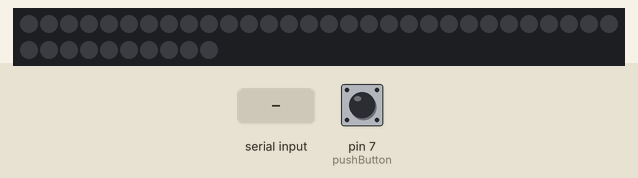
Simulated run of this sketch. Board: Arduino Uno, built with avr-gcc and run on an emulated ATmega328P. Shown: 40 RGB LEDs in strip order, left to right, continuing on the next row. The test bench sets the inputs (shaded band); at power-on: pin 7 (pushButton) LOW. Dim RGB values are drawn brighter than linear.

Above: at 1.2 s.
1.3 s: "90;45;200;10;150;30\n" received over Serial
At 2.05 s:
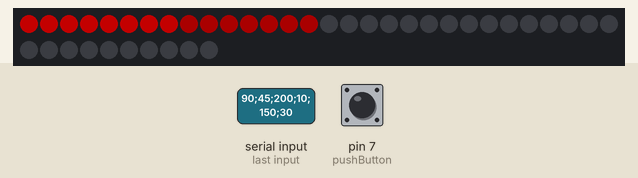
At 3.0 s:
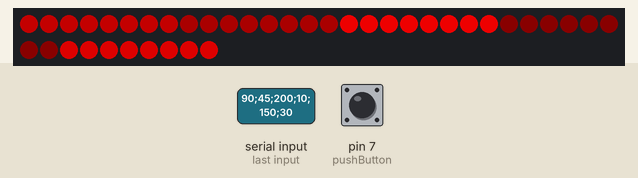
6.4 s: "0\n" received over Serial
At 9.2 s:
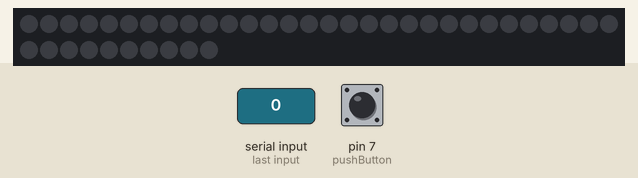
Timing chart, 0 to 10.7 s (numbered marks = the images above; inputs shaded):
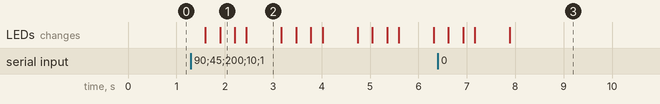

The sketch:

DigitalReadSerial.ino
```cpp
#include <Adafruit_NeoPixel.h>
#ifdef __AVR__
  #include <avr/power.h>
#endif
#define NEOPIXEL_PIN 13
#define NUMPIXELS 40

Adafruit_NeoPixel pixels(NUMPIXELS, NEOPIXEL_PIN, NEO_GRB + NEO_KHZ800);
#define DELAYVAL 20

const int BUFFER_SIZE = 100;
char buf[BUFFER_SIZE];
// digital pin 2 has a pushbutton attached to it. Give it a name:
int pushButton = 7;
int incomingByte = 0;

String part01;
String part02;
String part03;
String part04;
String part05;

String part01_r;
String part01_g;
String part01_b;

String part02_r;
String part02_g;
String part02_b;

String part03_r;
String part03_g;
String part03_b;

String part04_r;
String part04_g;
String part04_b;

String part05_r;
String part05_g;
String part05_b;

int r1, g1, b1, r2, g2, b2, r3, g3, b3, r4, g4, b4, r5, g5, b5;

//helper function to extract rgb value out of the string
String getValue(String data, char separator, int index) {
  int found = 0;
  int strIndex[] = {0, -1};
  int maxIndex = data.length()-1;

  for (int i=0; i<=maxIndex && found<=index; i++) {
    if (data.charAt(i) == separator || i==maxIndex) {
      found++;
      strIndex[0] = strIndex[1]+1;
      strIndex[1] = (i == maxIndex) ? i+1 : i;
    }
  }
  return found>index ? data.substring(strIndex[0], strIndex[1]) : "";
}

// the setup routine runs once when you press reset:
void setup() {
  // initialize serial communication at 9600 bits per second:
  Serial.begin(115200);
  // make the pushbutton's pin an input:
  pinMode(pushButton, INPUT);
  //start Neo pixel
  pixels.begin();
}

// the loop routine runs over and over again forever:
void loop() {
  // read the input pin:
  int previousState;
  int buttonState = digitalRead(pushButton);
  // print out the state of the button:
  if(previousState == 0 && buttonState == 1) {
    Serial.println(buttonState);
  }
  if (Serial.available() >0) {
    String data = Serial.readStringUntil('\n'); //get data from PC
    part01 = getValue(data, ';', 0); // Split data into RGB value for the LED
    part02 = getValue(data, ';', 1);
    part03 = getValue(data, ';', 2);
    part04 = getValue(data, ';', 3);
    part05 = getValue(data, ';', 4);
    part01_r = getValue(part01, ' ', 0);
    part01_g = getValue(part01, ' ', 1);
    part01_b = getValue(part01, ' ', 2);
    part02_r = getValue(part02, ' ', 0);
    part02_g = getValue(part02, ' ', 1);
    part02_b = getValue(part02, ' ', 2);
    part03_r = getValue(part03, ' ', 0);
    part03_g = getValue(part03, ' ', 1);
    part03_b = getValue(part03, ' ', 2);
    part04_r = getValue(part04, ' ', 0);
    part04_g = getValue(part04, ' ', 1);
    part04_b = getValue(part04, ' ', 2);
    part05_r = getValue(part05, ' ', 0);
    part05_g = getValue(part05, ' ', 1);
    part05_b = getValue(part05, ' ', 2);
    r1 = part01_r.toInt();
    g1 = part01_g.toInt();
    b1 = part01_b.toInt();
    r2 = part02_r.toInt();
    g2 = part02_g.toInt();
    b2 = part02_b.toInt();
    r3 = part03_r.toInt();
    g3 = part03_g.toInt();
    b3 = part03_b.toInt();
    r4 = part04_r.toInt();
    g4 = part04_g.toInt();
    b4 = part04_b.toInt();
    r5 = part05_r.toInt();
    g5 = part05_g.toInt();
    b5 = part05_b.toInt();
  }

    for (int i = 0; i <8; i++) {
      pixels.setPixelColor(i, pixels.Color(r1, g1, b1));
      delay(20);
      pixels.show();
    }
    for (int i = 8; i <16; i++) {
      pixels.setPixelColor(i, pixels.Color(r2, g2, b2));
      delay(20);
      pixels.show();
    }
    for (int i = 16; i <24; i++) {
      pixels.setPixelColor(i, pixels.Color(r3, g3, b3));
      delay(20);
      pixels.show();
    }
    for (int i = 24; i <32; i++) {
      pixels.setPixelColor(i, pixels.Color(r4, g4, b4));
      delay(20);
      pixels.show();
    }
    for (int i = 32; i <40; i++) {
      pixels.setPixelColor(i, pixels.Color(r5, g5, b5));
      delay(20);
      pixels.show();
    }
    delay(200);
    pixels.clear();

    //printing function to know if the arduino get the correct rgb value
//    Serial.print(part01);
//    Serial.print(" ");
//    Serial.print(part02);
//    Serial.print(" ");
//    Serial.print(part03);
//    Serial.print(" ");
//    Serial.print(part04);
//    Serial.print(" ");
//    Serial.println(part05);

    previousState = buttonState;
    delay(500);        // delay in between reads for stability
}
```

Measured:
- after the input at 1.3 s, the LEDs: first change after 0.30 s (image 1 shows a later state)
- after the input at 6.4 s, the LEDs: first differ from a run without the input after 1.5 s (image 3)
- what the display in image 2 shows lasts 0.8 s, from 2.4 s to 3.2 s
